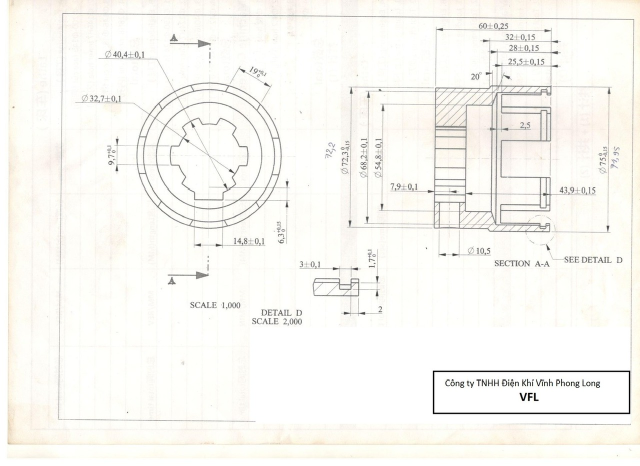
#> input picture OCR_tests/test_samples/1.jpg, 1280 x 931 px (shown at 1/2 size)
$ python -i pipeline_dimensions.py   (imports and definitions only)
#> lines starting #> are read from the running program, lines starting #| are printed output that depends on the picture; after the words box and inside, x2 and y2 are one past the last pixel; in counts of white or black regions, pixels touching at a corner belong together
#> further down, picture is the input picture: shape (931, 1280, 3); mean B, G, R 243, 247.7, 248.7
from eDOCr.keras_ocr import tools, detection, recognition
import numpy as np
import cv2
import math
import re
from .cluster import agglomerative_cluster
from .tolerances import check_tolerances
from PIL import Image


class Pipeline:
    """A wrapper for a combination of detector and recognizer.
    Args:
        detector: The detector to use
        recognizer: The recognizer to use
        scale: The scale factor to apply to input images
        max_size: The maximum single-side dimension of images for
            inference.
    """

    # [141 lines left out: functions __init__, detect, recognize_dimensions, get_alfa, subimage, not called in this run]


def clean_h_lines(img_croped):
    gray = cv2.cvtColor(img_croped, cv2.COLOR_BGR2GRAY)  # Convert img to grayscale
    _, thresh = cv2.threshold(gray, 127, 255, cv2.THRESH_BINARY_INV)  # Threshold to binary image
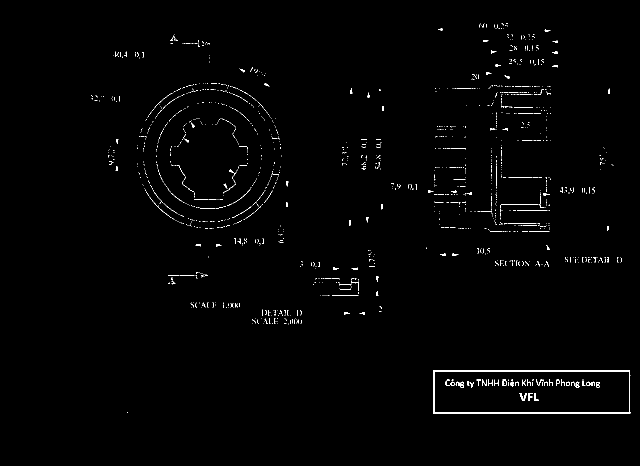
#> thresh: shape (931, 1280) (shown at 1/2 size); 0.96% white in thin lines or dots, all inside (x1, y1, x2, y2) = (182, 47, 1261, 828)
    horizontal_kernel = cv2.getStructuringElement(cv2.MORPH_RECT, (int(img_croped.shape[1]), 1))
    detect_horizontal = cv2.morphologyEx(thresh, cv2.MORPH_OPEN, horizontal_kernel, iterations=2)
#> detect_horizontal: shape (931, 1280); every value is 0
    cnts = cv2.findContours(detect_horizontal, cv2.RETR_EXTERNAL, cv2.CHAIN_APPROX_SIMPLE)
#> cnts = 0 contours
    cnts = cnts[0] if len(cnts) == 2 else cnts[1]
#> cnts = []
    for c in cnts:
        cv2.drawContours(img_croped, [c], -1, (255, 255, 255), 2)
#> this loop made 0 passes
    return img_croped, thresh


# [88 lines left out: functions analyse_pred, detect_the_patches, read_dimensions, not called in this run]

>>> import cv2
>>> picture = cv2.imread('../../../OCR_tests/test_samples/1.jpg')
>>> result = clean_h_lines(picture)

$ run again, on OCR_tests/test_samples/4.jpg
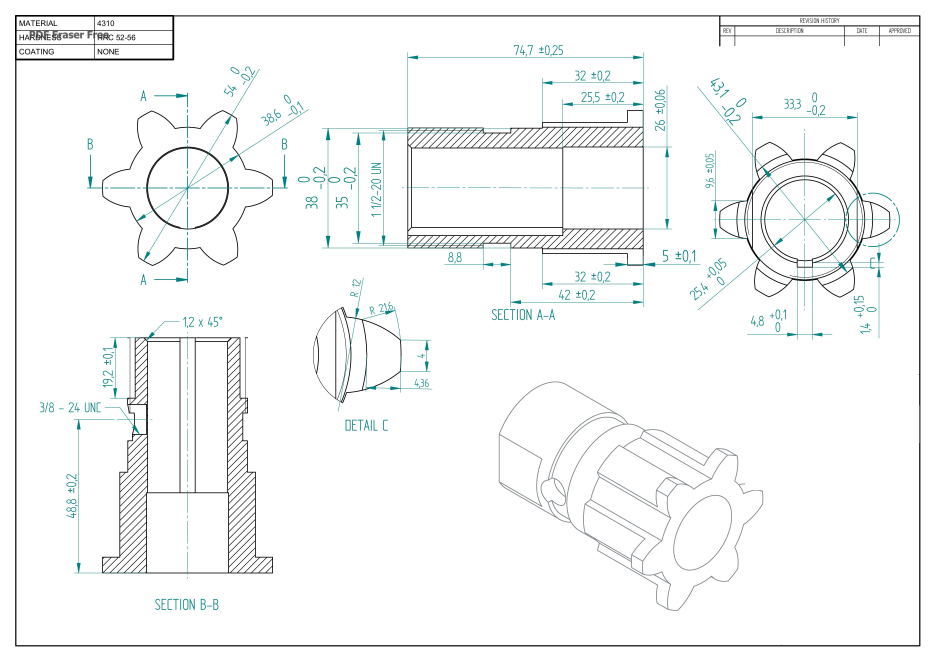
#> input picture OCR_tests/test_samples/4.jpg, 4678 x 3309 px (shown at 1/5 size)
#> picture is the input picture: shape (3309, 4678, 3); mean B, G, R 247.6, 247.7, 246.4
#> in clean_h_lines, `_, thresh = cv2.threshold(gray, 127, 255, cv2.THRESH_BINARY_INV)`:
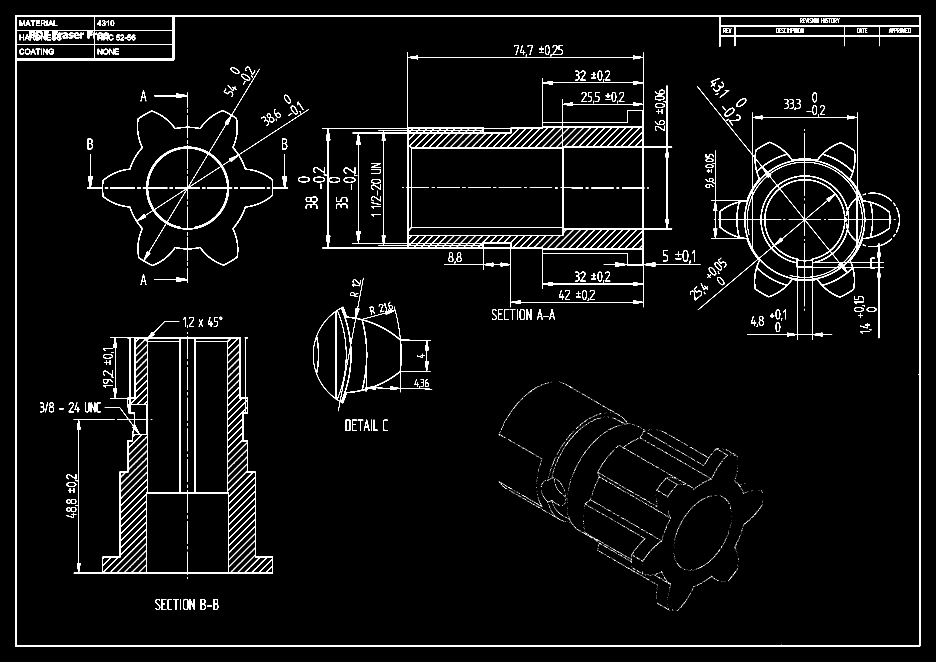
#> thresh: shape (3309, 4678) (shown at 1/5 size); 3.1% white; 4735 white regions (4376 under 20 px), largest, box (x1, y1, x2, y2) and area: (75, 75, 4602, 3232) 114325, (1611, 262, 3502, 1536) 92513, (368, 1608, 1365, 2872) 72595
#> detect_horizontal: shape (3309, 4678); every value is 0
#> in clean_h_lines, `cnts = cv2.findContours(detect_horizontal, cv2.RETR_EXTERNAL, cv2.CHAI..`: cnts = 0 contours
#> in clean_h_lines, `cnts = cnts[0] if len(cnts) == 2 else cnts[1]`: cnts = []

$ run again, on OCR_tests/test_samples/6.jpg
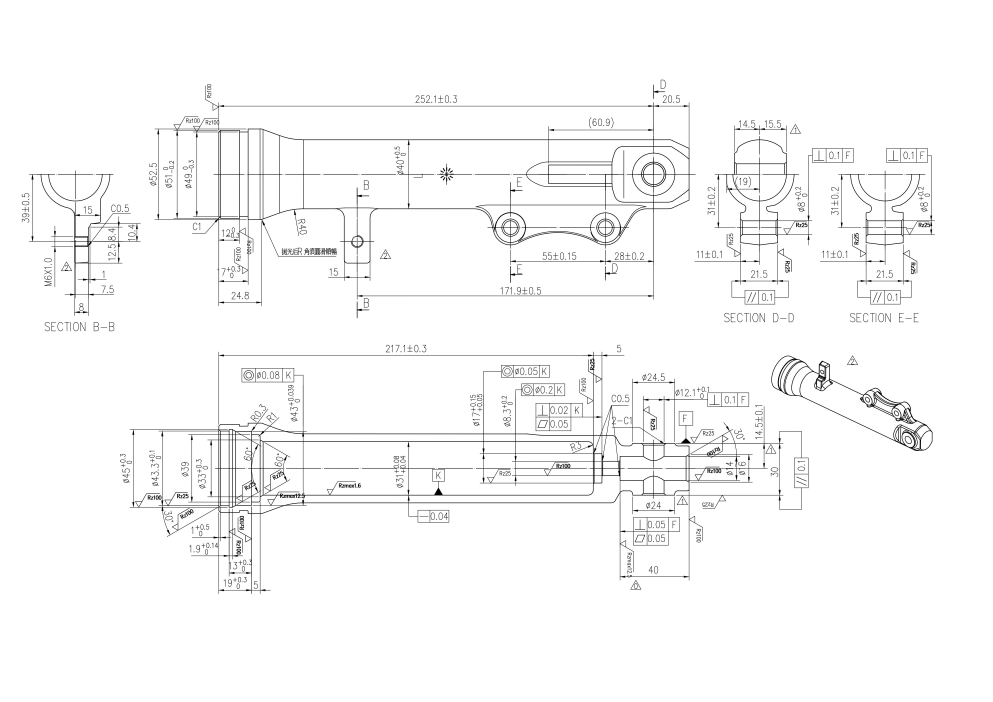
#> input picture OCR_tests/test_samples/6.jpg, 4963 x 3509 px (shown at 1/5 size)
#> picture is the input picture: shape (3509, 4963, 3); min 0, max 255, mean 249.1
#> in clean_h_lines, `_, thresh = cv2.threshold(gray, 127, 255, cv2.THRESH_BINARY_INV)`:
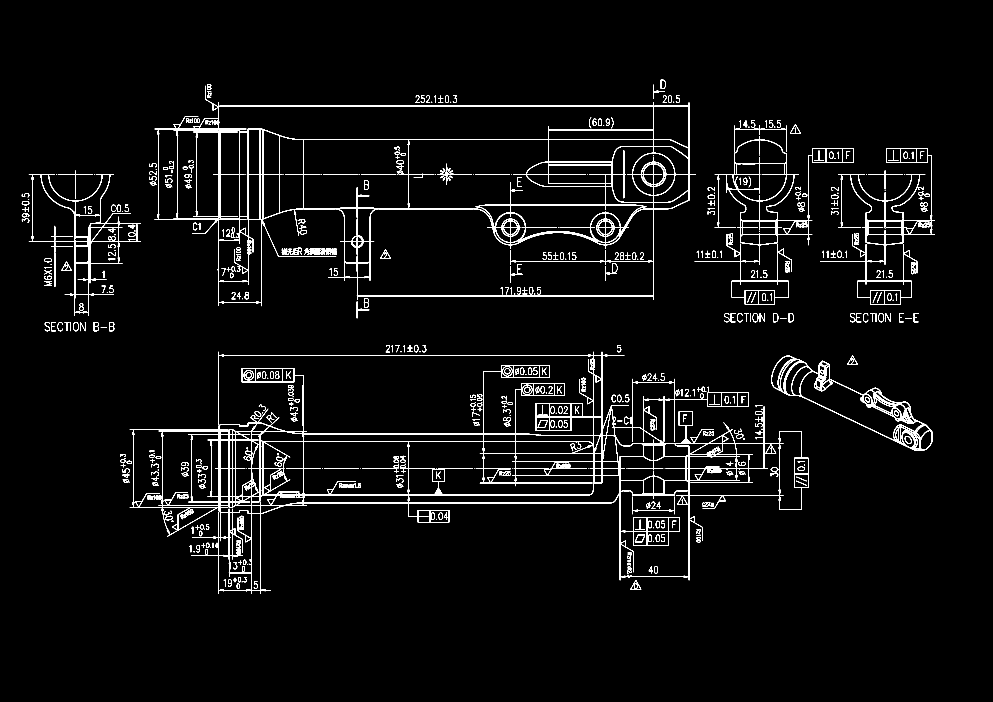
#> thresh: shape (3509, 4963) (shown at 1/5 size); 2.3% white; 700 white regions (118 under 20 px), largest, box (x1, y1, x2, y2) and area: (649, 1759, 4043, 2969) 130216, (773, 429, 3479, 1531) 93716, (3857, 1778, 4663, 2255) 23970
#> detect_horizontal: shape (3509, 4963); every value is 0
#> in clean_h_lines, `cnts = cv2.findContours(detect_horizontal, cv2.RETR_EXTERNAL, cv2.CHAI..`: cnts = 0 contours
#> in clean_h_lines, `cnts = cnts[0] if len(cnts) == 2 else cnts[1]`: cnts = []

$ run again, on OCR_tests/test_samples/5cm_rectangle.jpg
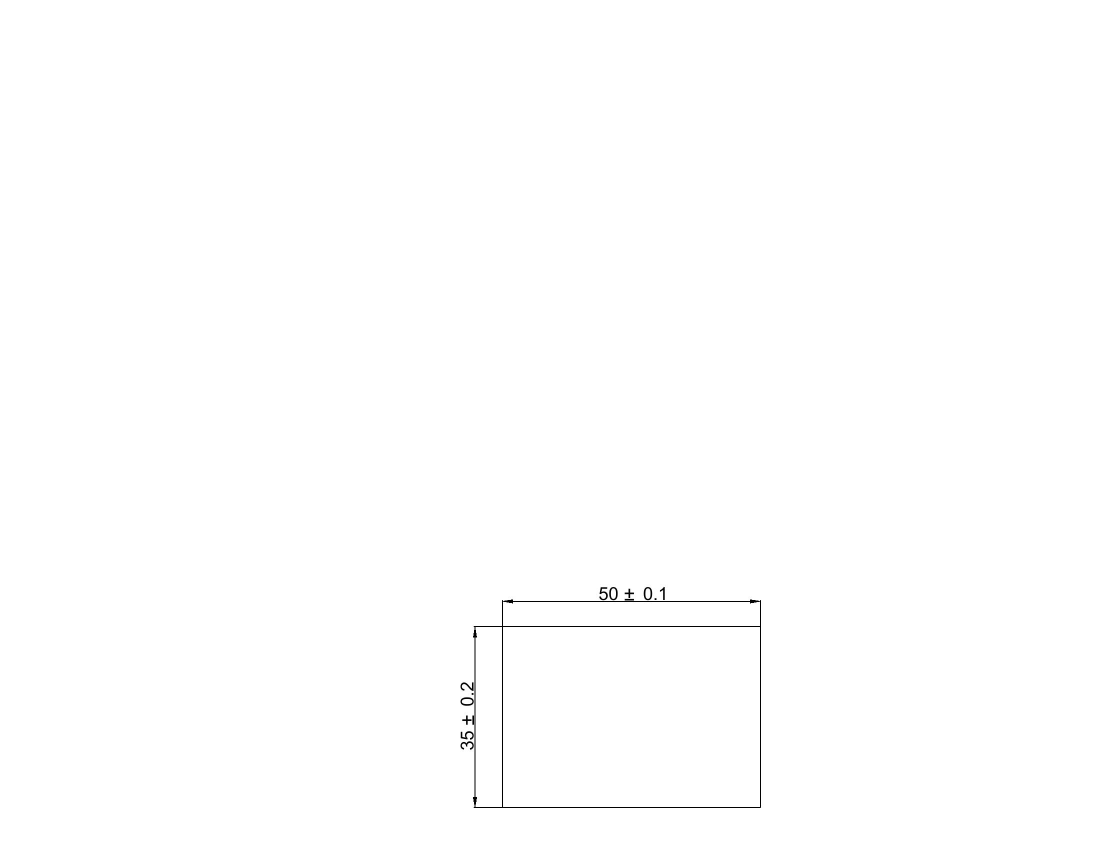
#> input picture OCR_tests/test_samples/5cm_rectangle.jpg, 2200 x 1700 px (shown at 1/2 size)
#> picture is the input picture: shape (1700, 2200, 3); min 0, max 255, mean 254.5
#> in clean_h_lines, `_, thresh = cv2.threshold(gray, 127, 255, cv2.THRESH_BINARY_INV)`:
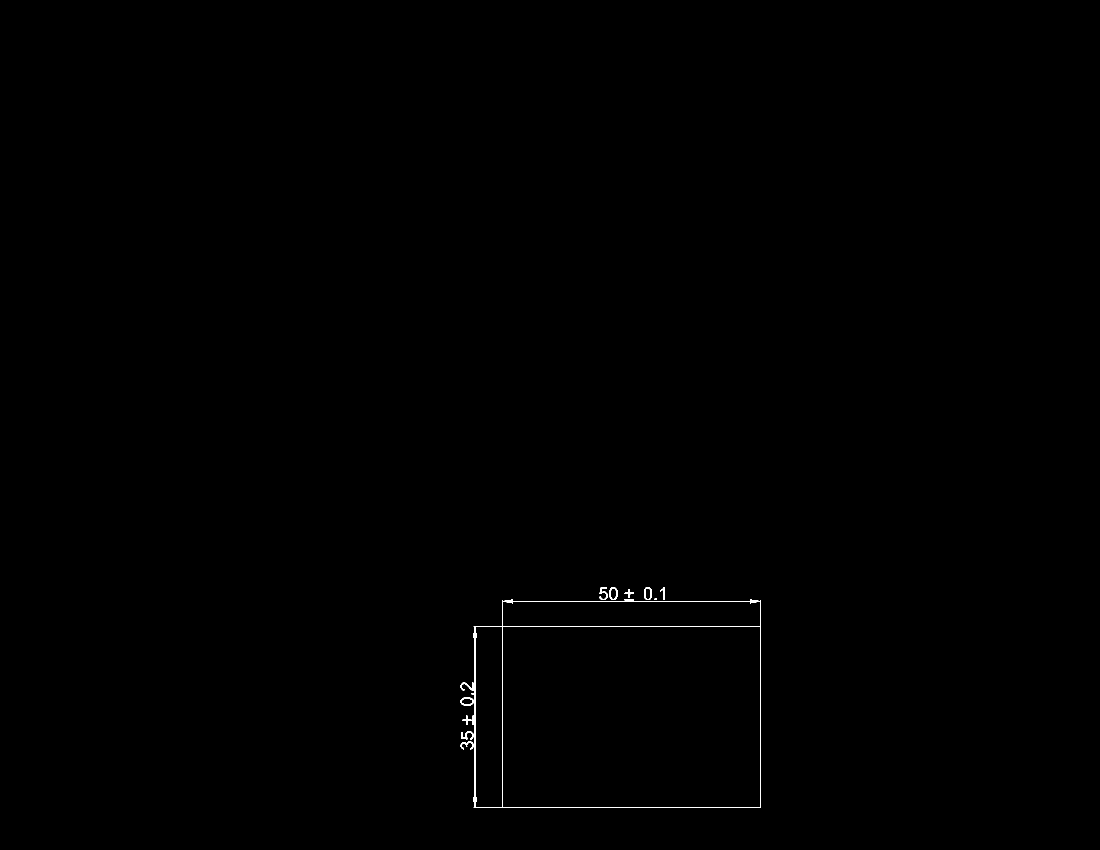
#> thresh: shape (1700, 2200) (shown at 1/2 size); 0.2% white in thin lines or dots, all inside (x1, y1, x2, y2) = (921, 1174, 1522, 1616)
#> detect_horizontal: shape (1700, 2200); every value is 0
#> in clean_h_lines, `cnts = cv2.findContours(detect_horizontal, cv2.RETR_EXTERNAL, cv2.CHAI..`: cnts = 0 contours
#> in clean_h_lines, `cnts = cnts[0] if len(cnts) == 2 else cnts[1]`: cnts = []
